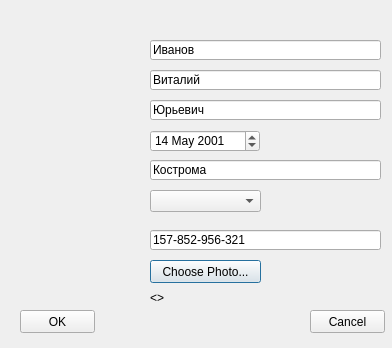
<?xml version="1.0" encoding="UTF-8"?>
<ui version="4.0">
 <class>AddPatientDialog</class>
 <widget class="QDialog" name="AddPatientDialog">
  <property name="geometry">
   <rect>
    <x>0</x>
    <y>0</y>
    <width>392</width>
    <height>348</height>
   </rect>
  </property>
  <property name="windowTitle">
   <string>Dialog</string>
  </property>
  <widget class="QLineEdit" name="SurnameLineEdit">
   <property name="geometry">
    <rect>
     <x>150</x>
     <y>40</y>
     <width>231</width>
     <height>20</height>
    </rect>
   </property>
   <property name="text">
    <string>Иванов</string>
   </property>
  </widget>
  <widget class="QLineEdit" name="NameLineEdit">
   <property name="geometry">
    <rect>
     <x>150</x>
     <y>70</y>
     <width>231</width>
     <height>20</height>
    </rect>
   </property>
   <property name="text">
    <string>Виталий</string>
   </property>
  </widget>
  <widget class="QLineEdit" name="PatronymicLineEdit">
   <property name="geometry">
    <rect>
     <x>150</x>
     <y>100</y>
     <width>231</width>
     <height>20</height>
    </rect>
   </property>
   <property name="text">
    <string>Юрьевич</string>
   </property>
  </widget>
  <widget class="QDateEdit" name="BirthdayDateEdit">
   <property name="geometry">
    <rect>
     <x>150</x>
     <y>130</y>
     <width>110</width>
     <height>22</height>
    </rect>
   </property>
   <property name="dateTime">
    <datetime>
     <hour>0</hour>
     <minute>0</minute>
     <second>0</second>
     <year>2001</year>
     <month>5</month>
     <day>14</day>
    </datetime>
   </property>
  </widget>
  <widget class="QLineEdit" name="AddressLineEdit">
   <property name="geometry">
    <rect>
     <x>150</x>
     <y>160</y>
     <width>231</width>
     <height>20</height>
    </rect>
   </property>
   <property name="text">
    <string>Кострома</string>
   </property>
  </widget>
  <widget class="QComboBox" name="GenderComboBox">
   <property name="geometry">
    <rect>
     <x>150</x>
     <y>190</y>
     <width>111</width>
     <height>22</height>
    </rect>
   </property>
  </widget>
  <widget class="QLineEdit" name="InsurancePolicyLineEdit">
   <property name="geometry">
    <rect>
     <x>150</x>
     <y>230</y>
     <width>231</width>
     <height>20</height>
    </rect>
   </property>
   <property name="text">
    <string>157-852-956-321</string>
   </property>
  </widget>
  <widget class="QPushButton" name="ChoosePhotoButton">
   <property name="geometry">
    <rect>
     <x>150</x>
     <y>260</y>
     <width>111</width>
     <height>23</height>
    </rect>
   </property>
   <property name="text">
    <string>Choose Photo...</string>
   </property>
  </widget>
  <widget class="QLabel" name="FilePathLabel">
   <property name="geometry">
    <rect>
     <x>150</x>
     <y>290</y>
     <width>421</width>
     <height>16</height>
    </rect>
   </property>
   <property name="text">
    <string>&lt;&gt;</string>
   </property>
  </widget>
  <widget class="QPushButton" name="OKButton">
   <property name="geometry">
    <rect>
     <x>20</x>
     <y>310</y>
     <width>75</width>
     <height>23</height>
    </rect>
   </property>
   <property name="text">
    <string>OK</string>
   </property>
  </widget>
  <widget class="QPushButton" name="CancelButton">
   <property name="geometry">
    <rect>
     <x>310</x>
     <y>310</y>
     <width>75</width>
     <height>23</height>
    </rect>
   </property>
   <property name="text">
    <string>Cancel</string>
   </property>
  </widget>
  <widget class="QLabel" name="ImageLabel">
   <property name="geometry">
    <rect>
     <x>10</x>
     <y>40</y>
     <width>47</width>
     <height>13</height>
    </rect>
   </property>
   <property name="text">
    <string/>
   </property>
  </widget>
 </widget>
 <resources/>
 <connections/>
</ui>
